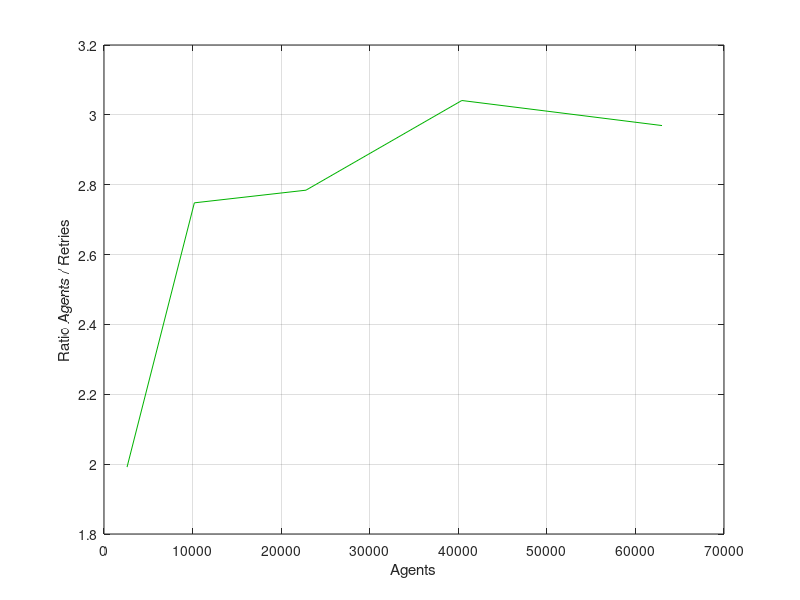

Write MATLAB code to recreate this figure.
retries = [1306, 3712, 8189, 13285, 21217];
agents = [2601, 10201, 22801, 40401, 63001];
retries_ratio = agents ./  retries;

figure;
plot (agents, retries_ratio, "color", [0, 0.7, 0]);

xlabel ("Agents");
ylabel ("Ratio Agents / Retries");

grid on;

% title ("Ratio of Agents to Retries");
